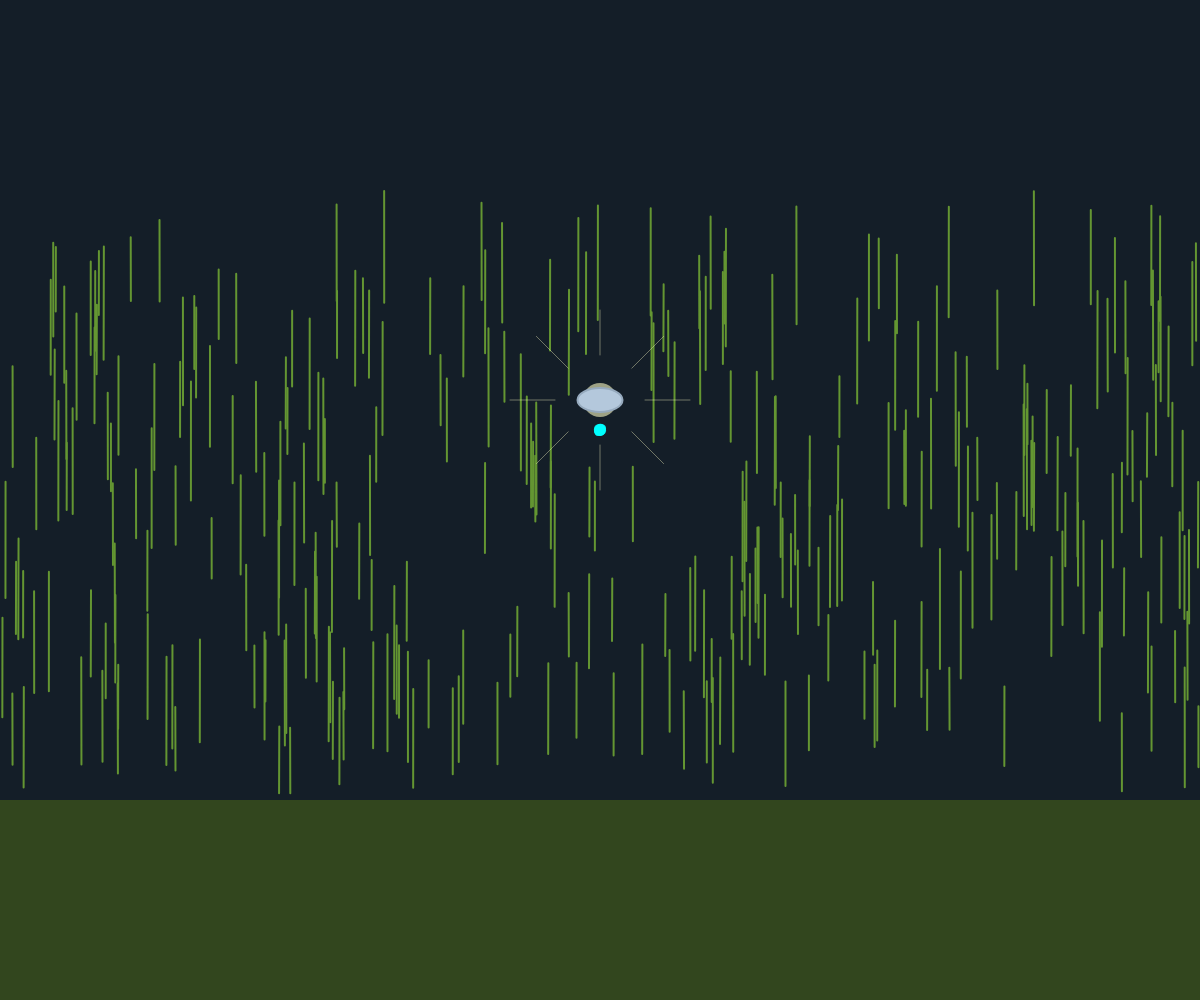
Frame 1 (no input)
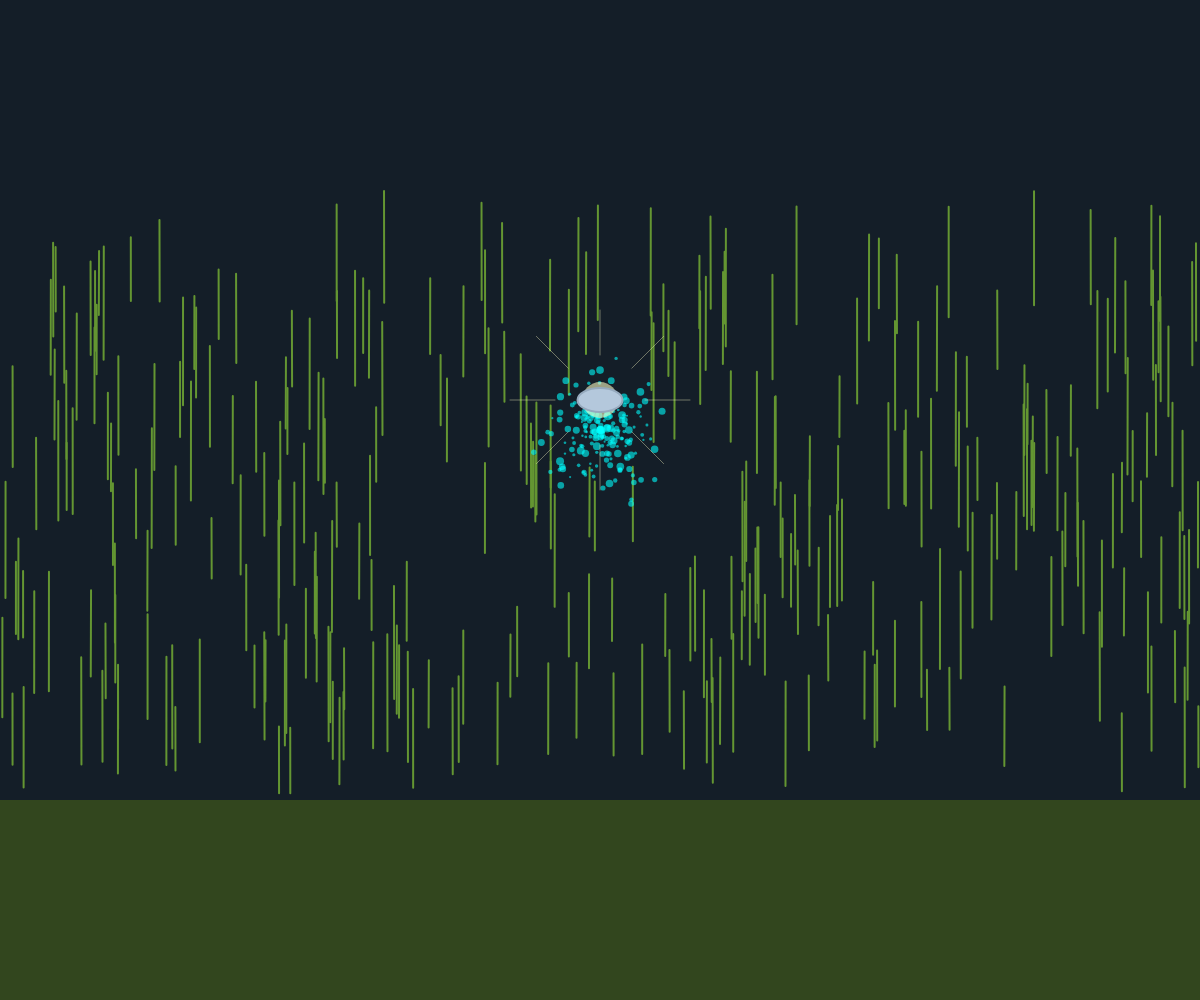
Frame 60 (no input)
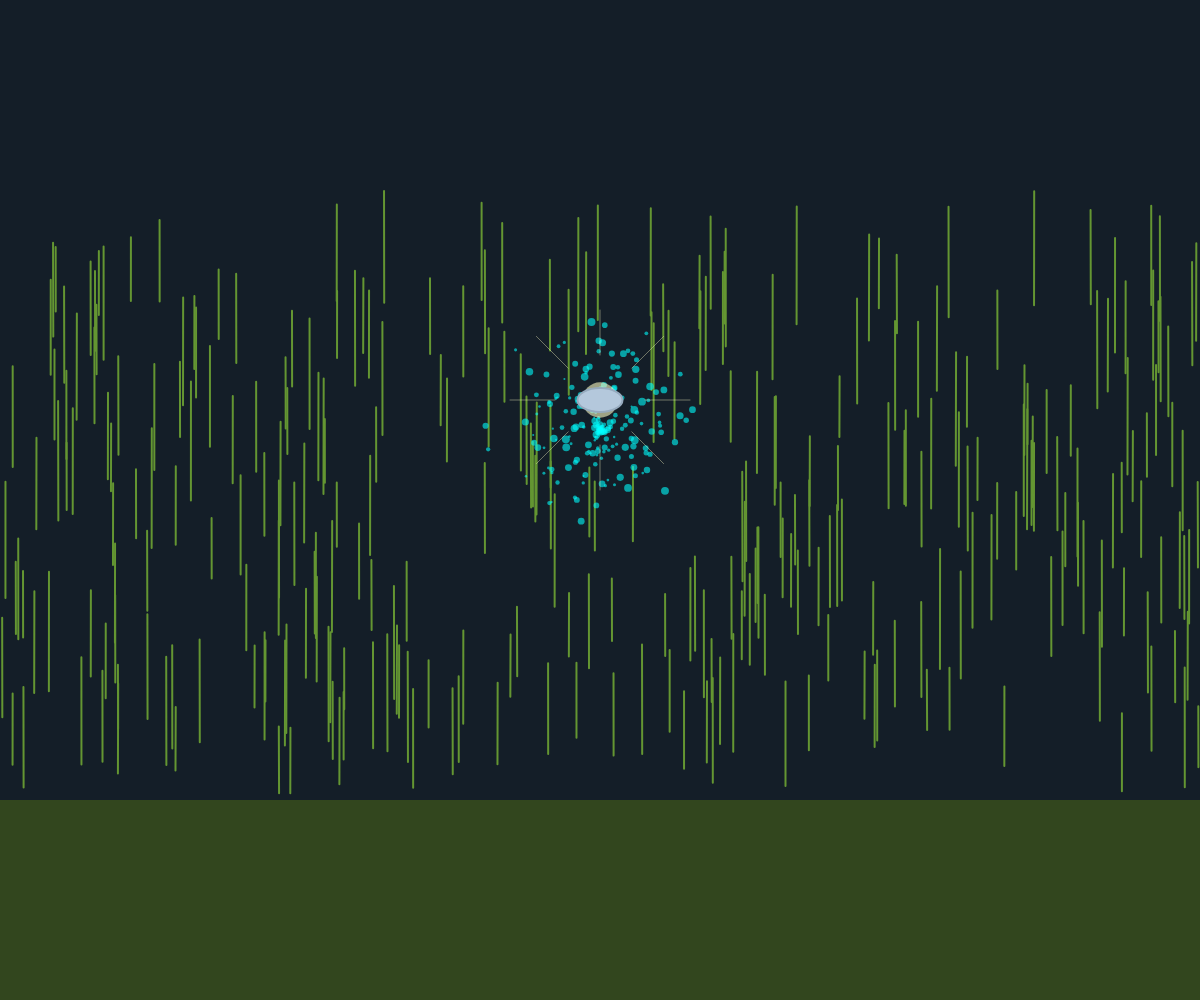
Frame 120 (the mouse pressed at the canvas centre since frame 60)

The p5.js sketch that drew these frames (run headless with seeded random() and noise() and a simulated clock; from frame 60 on, the mouse is pressed at the canvas centre):

// p5.js sketch
// ── sketch.js
let stalks = [];
let UFO;
let exhaustParticles = [];

function setup() {
  createCanvas(windowWidth, windowHeight);
  // Create corn stalks
  for (let i = 0; i < 300; i++) {
    stalks.push({
      x: random(width),
      y: random(height * 0.3, height * 0.8),
      height: random(60, 120),
      angle: random(TWO_PI),
      swaySpeed: random(0.01, 0.03),
      swayAmount: random(0.1, 0.3)
    });
  }

  // Create UFO
  UFO = {
    x: width / 2,
    y: height * 0.4,
    radius: 30,
    lightIntensity: 0.8,
    pulseSpeed: 0.02,
    glowColor: color(255, 255, 200, 150)
  };

  // Create exhaust particles
  for (let i = 0; i < 200; i++) {
    exhaustParticles.push({
      x: width / 2,
      y: height * 0.4 + 30,
      size: random(2, 8),
      speed: random(1, 3),
      angle: random(TWO_PI),
      life: random(30, 60)
    });
  }
}

function draw() {
  background(20, 30, 40); // Twilight sky

  // Draw ground
  fill(50, 70, 30);
  noStroke();
  rect(0, height * 0.8, width, height * 0.2);

  // Draw stalks with swaying motion
  for (let stalk of stalks) {
    stalk.angle += stalk.swaySpeed;
    let swayOffset = sin(stalk.angle) * stalk.swayAmount;

    stroke(100, 150, 50);
    strokeWeight(2);
    line(stalk.x, stalk.y, stalk.x + swayOffset, stalk.y - stalk.height);
  }

  // Draw exhaust plumes
  for (let i = 0; i < exhaustParticles.length; i++) {
    let p = exhaustParticles[i];
    p.x += cos(p.angle) * p.speed;
    p.y += sin(p.angle) * p.speed;
    p.life--;
    
    if (p.life <= 0) {
      p.x = width / 2;
      p.y = height * 0.4 + 30;
      p.life = random(30, 60);
      p.size = random(2, 8);
      p.angle = random(TWO_PI);
    }

    // Draw particle with glow
    fill(0, 255, 255, 150);
    noStroke();
    ellipse(p.x, p.y, p.size);
  }

  // Draw UFO with pulsating glow
  let pulse = sin(frameCount * UFO.pulseSpeed) * 0.3 + 0.7;
  fill(UFO.glowColor);
  noStroke();
  ellipse(UFO.x, UFO.y, UFO.radius * (1 + pulse * 0.2));

  // Draw UFO disc
  fill(180, 200, 220);
  stroke(150, 170, 190);
  strokeWeight(2);
  ellipse(UFO.x, UFO.y, UFO.radius * 1.5, UFO.radius * 0.8);

  // Draw light rays from UFO
  noFill();
  stroke(255, 255, 200, 100);
  strokeWeight(1);
  for (let i = 0; i < 8; i++) {
    let angle = map(i, 0, 8, 0, TWO_PI);
    let x1 = UFO.x + cos(angle) * UFO.radius * 1.5;
    let y1 = UFO.y + sin(angle) * UFO.radius * 1.5;
    let x2 = UFO.x + cos(angle) * UFO.radius * 3;
    let y2 = UFO.y + sin(angle) * UFO.radius * 3;
    line(x1, y1, x2, y2);
  }
}

function windowResized() {
  resizeCanvas(windowWidth, windowHeight);
}
